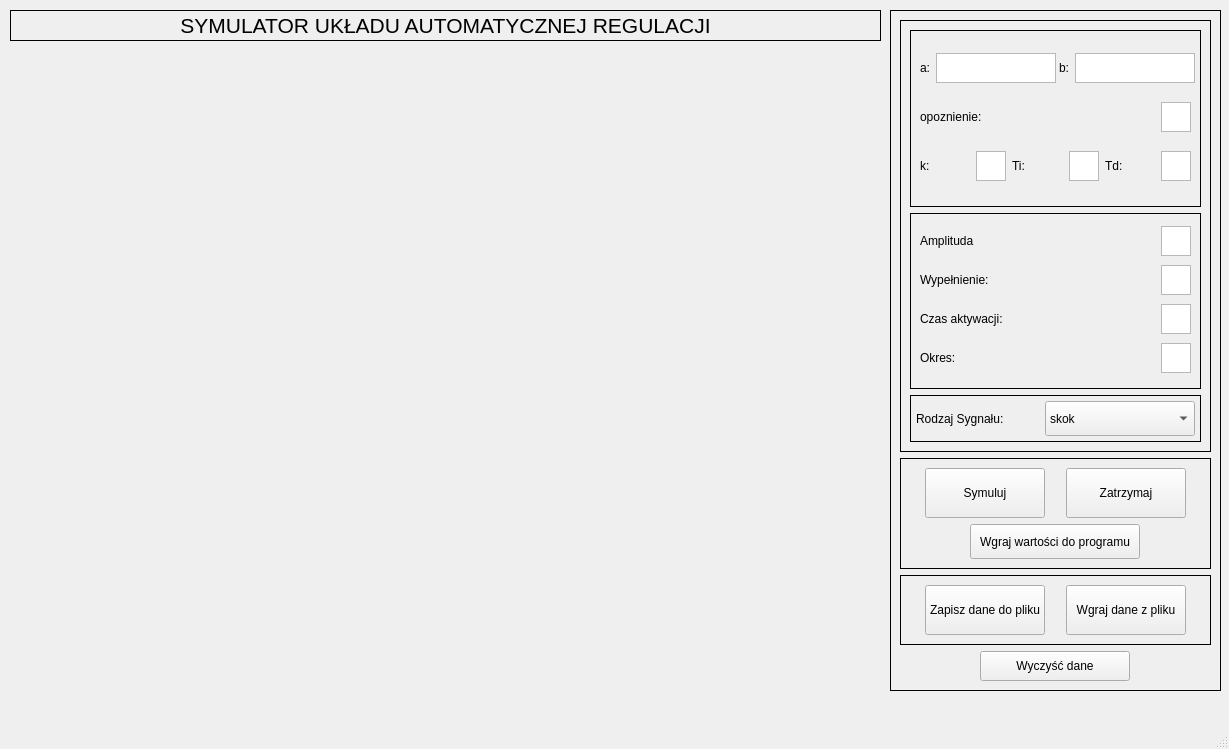
<?xml version="1.0" encoding="UTF-8"?>
<ui version="4.0">
 <class>UkladAutomatycznejRegulacji</class>
 <widget class="QMainWindow" name="UkladAutomatycznejRegulacji">
  <property name="geometry">
   <rect>
    <x>0</x>
    <y>0</y>
    <width>1229</width>
    <height>749</height>
   </rect>
  </property>
  <property name="windowTitle">
   <string>UkladAutomatycznejRegulacji</string>
  </property>
  <property name="iconSize">
   <size>
    <width>32</width>
    <height>32</height>
   </size>
  </property>
  <widget class="QWidget" name="centralwidget">
   <widget class="QCustomPlot" name="customPlot" native="true">
    <property name="geometry">
     <rect>
      <x>10</x>
      <y>40</y>
      <width>871</width>
      <height>641</height>
     </rect>
    </property>
   </widget>
   <widget class="QLabel" name="label_10">
    <property name="geometry">
     <rect>
      <x>10</x>
      <y>10</y>
      <width>871</width>
      <height>31</height>
     </rect>
    </property>
    <property name="font">
     <font>
      <pointsize>16</pointsize>
     </font>
    </property>
    <property name="frameShape">
     <enum>QFrame::Box</enum>
    </property>
    <property name="text">
     <string>SYMULATOR UKŁADU AUTOMATYCZNEJ REGULACJI</string>
    </property>
    <property name="alignment">
     <set>Qt::AlignCenter</set>
    </property>
   </widget>
   <widget class="QWidget" name="layoutWidget">
    <property name="geometry">
     <rect>
      <x>0</x>
      <y>0</y>
      <width>2</width>
      <height>2</height>
     </rect>
    </property>
    <layout class="QVBoxLayout" name="verticalLayout_14"/>
   </widget>
   <widget class="QWidget" name="layoutWidget">
    <property name="geometry">
     <rect>
      <x>0</x>
      <y>0</y>
      <width>2</width>
      <height>2</height>
     </rect>
    </property>
    <layout class="QVBoxLayout" name="verticalLayout_16"/>
   </widget>
   <widget class="QWidget" name="layoutWidget">
    <property name="geometry">
     <rect>
      <x>0</x>
      <y>0</y>
      <width>2</width>
      <height>2</height>
     </rect>
    </property>
    <layout class="QVBoxLayout" name="verticalLayout_17"/>
   </widget>
   <widget class="QFrame" name="frame">
    <property name="geometry">
     <rect>
      <x>890</x>
      <y>10</y>
      <width>331</width>
      <height>681</height>
     </rect>
    </property>
    <property name="frameShape">
     <enum>QFrame::Box</enum>
    </property>
    <layout class="QVBoxLayout" name="verticalLayout_19">
     <item>
      <layout class="QVBoxLayout" name="verticalLayout_18">
       <item>
        <layout class="QVBoxLayout" name="verticalLayout_15">
         <item>
          <widget class="QFrame" name="frame">
           <property name="frameShape">
            <enum>QFrame::Box</enum>
           </property>
           <layout class="QVBoxLayout" name="verticalLayout_13">
            <item>
             <layout class="QVBoxLayout" name="verticalLayout_11">
              <item>
               <layout class="QVBoxLayout" name="verticalLayout_8">
                <item>
                 <layout class="QVBoxLayout" name="verticalLayout_7">
                  <item>
                   <layout class="QVBoxLayout" name="verticalLayout_5">
                    <item>
                     <layout class="QVBoxLayout" name="verticalLayout_3">
                      <item>
                       <widget class="QFrame" name="frame">
                        <property name="frameShape">
                         <enum>QFrame::Box</enum>
                        </property>
                        <layout class="QVBoxLayout" name="verticalLayout_2">
                         <item>
                          <layout class="QHBoxLayout" name="horizontalLayout_2">
                           <item>
                            <layout class="QHBoxLayout" name="horizontalLayout">
                             <item>
                              <widget class="QLabel" name="label">
                               <property name="text">
                                <string>a:</string>
                               </property>
                              </widget>
                             </item>
                             <item>
                              <widget class="QPlainTextEdit" name="te_a">
                               <property name="minimumSize">
                                <size>
                                 <width>120</width>
                                 <height>30</height>
                                </size>
                               </property>
                               <property name="maximumSize">
                                <size>
                                 <width>120</width>
                                 <height>30</height>
                                </size>
                               </property>
                              </widget>
                             </item>
                            </layout>
                           </item>
                           <item>
                            <layout class="QHBoxLayout" name="horizontalLayout_3">
                             <item>
                              <widget class="QLabel" name="label_3">
                               <property name="text">
                                <string>b:</string>
                               </property>
                              </widget>
                             </item>
                             <item>
                              <widget class="QPlainTextEdit" name="te_b">
                               <property name="minimumSize">
                                <size>
                                 <width>120</width>
                                 <height>30</height>
                                </size>
                               </property>
                               <property name="maximumSize">
                                <size>
                                 <width>120</width>
                                 <height>30</height>
                                </size>
                               </property>
                              </widget>
                             </item>
                            </layout>
                           </item>
                          </layout>
                         </item>
                         <item>
                          <layout class="QHBoxLayout" name="horizontalLayout_5">
                           <item>
                            <layout class="QHBoxLayout" name="horizontalLayout_4">
                             <item>
                              <widget class="QLabel" name="label_4">
                               <property name="text">
                                <string>opoznienie:</string>
                               </property>
                              </widget>
                             </item>
                             <item>
                              <widget class="QPlainTextEdit" name="te_opoznienie">
                               <property name="minimumSize">
                                <size>
                                 <width>30</width>
                                 <height>30</height>
                                </size>
                               </property>
                               <property name="maximumSize">
                                <size>
                                 <width>30</width>
                                 <height>30</height>
                                </size>
                               </property>
                              </widget>
                             </item>
                            </layout>
                           </item>
                          </layout>
                         </item>
                         <item>
                          <layout class="QVBoxLayout" name="verticalLayout">
                           <item>
                            <layout class="QHBoxLayout" name="horizontalLayout_11">
                             <item>
                              <layout class="QHBoxLayout" name="horizontalLayout_6">
                               <item>
                                <widget class="QLabel" name="label_6">
                                 <property name="text">
                                  <string>k:</string>
                                 </property>
                                </widget>
                               </item>
                               <item>
                                <widget class="QPlainTextEdit" name="te_k">
                                 <property name="minimumSize">
                                  <size>
                                   <width>30</width>
                                   <height>30</height>
                                  </size>
                                 </property>
                                 <property name="maximumSize">
                                  <size>
                                   <width>30</width>
                                   <height>30</height>
                                  </size>
                                 </property>
                                </widget>
                               </item>
                              </layout>
                             </item>
                             <item>
                              <layout class="QHBoxLayout" name="horizontalLayout_8">
                               <item>
                                <widget class="QLabel" name="label_8">
                                 <property name="text">
                                  <string>Ti:</string>
                                 </property>
                                </widget>
                               </item>
                               <item>
                                <widget class="QPlainTextEdit" name="te_ti">
                                 <property name="minimumSize">
                                  <size>
                                   <width>30</width>
                                   <height>30</height>
                                  </size>
                                 </property>
                                 <property name="maximumSize">
                                  <size>
                                   <width>30</width>
                                   <height>30</height>
                                  </size>
                                 </property>
                                </widget>
                               </item>
                              </layout>
                             </item>
                             <item>
                              <layout class="QHBoxLayout" name="horizontalLayout_9">
                               <item>
                                <widget class="QLabel" name="label_9">
                                 <property name="text">
                                  <string>Td:</string>
                                 </property>
                                </widget>
                               </item>
                               <item>
                                <widget class="QPlainTextEdit" name="te_td">
                                 <property name="minimumSize">
                                  <size>
                                   <width>30</width>
                                   <height>30</height>
                                  </size>
                                 </property>
                                 <property name="maximumSize">
                                  <size>
                                   <width>30</width>
                                   <height>30</height>
                                  </size>
                                 </property>
                                </widget>
                               </item>
                              </layout>
                             </item>
                            </layout>
                           </item>
                          </layout>
                         </item>
                        </layout>
                       </widget>
                      </item>
                      <item>
                       <layout class="QHBoxLayout" name="horizontalLayout_12"/>
                      </item>
                     </layout>
                    </item>
                    <item>
                     <layout class="QVBoxLayout" name="verticalLayout_4">
                      <item>
                       <layout class="QHBoxLayout" name="horizontalLayout_13"/>
                      </item>
                     </layout>
                    </item>
                   </layout>
                  </item>
                  <item>
                   <widget class="QFrame" name="frame">
                    <property name="frameShape">
                     <enum>QFrame::Box</enum>
                    </property>
                    <layout class="QVBoxLayout" name="verticalLayout_6">
                     <item>
                      <layout class="QHBoxLayout" name="horizontalLayout_14">
                       <property name="leftMargin">
                        <number>0</number>
                       </property>
                       <property name="topMargin">
                        <number>0</number>
                       </property>
                       <item>
                        <widget class="QLabel" name="label_12">
                         <property name="text">
                          <string>Amplituda</string>
                         </property>
                        </widget>
                       </item>
                       <item>
                        <widget class="QTextEdit" name="amplituda">
                         <property name="minimumSize">
                          <size>
                           <width>30</width>
                           <height>30</height>
                          </size>
                         </property>
                         <property name="maximumSize">
                          <size>
                           <width>30</width>
                           <height>30</height>
                          </size>
                         </property>
                        </widget>
                       </item>
                      </layout>
                     </item>
                     <item>
                      <layout class="QHBoxLayout" name="horizontalLayout_10">
                       <item>
                        <widget class="QLabel" name="label_11">
                         <property name="text">
                          <string>Wypełnienie:</string>
                         </property>
                        </widget>
                       </item>
                       <item>
                        <widget class="QTextEdit" name="wypelnienie">
                         <property name="minimumSize">
                          <size>
                           <width>30</width>
                           <height>30</height>
                          </size>
                         </property>
                         <property name="maximumSize">
                          <size>
                           <width>30</width>
                           <height>30</height>
                          </size>
                         </property>
                        </widget>
                       </item>
                      </layout>
                     </item>
                     <item>
                      <layout class="QHBoxLayout" name="horizontalLayout_15">
                       <item>
                        <widget class="QLabel" name="label_13">
                         <property name="text">
                          <string>Czas aktywacji:</string>
                         </property>
                        </widget>
                       </item>
                       <item>
                        <widget class="QTextEdit" name="czas_aktywacji">
                         <property name="minimumSize">
                          <size>
                           <width>30</width>
                           <height>30</height>
                          </size>
                         </property>
                         <property name="maximumSize">
                          <size>
                           <width>30</width>
                           <height>30</height>
                          </size>
                         </property>
                        </widget>
                       </item>
                      </layout>
                     </item>
                     <item>
                      <layout class="QHBoxLayout" name="horizontalLayout_16">
                       <item>
                        <widget class="QLabel" name="label_14">
                         <property name="text">
                          <string>Okres:</string>
                         </property>
                        </widget>
                       </item>
                       <item>
                        <widget class="QTextEdit" name="okres">
                         <property name="minimumSize">
                          <size>
                           <width>30</width>
                           <height>30</height>
                          </size>
                         </property>
                         <property name="maximumSize">
                          <size>
                           <width>30</width>
                           <height>30</height>
                          </size>
                         </property>
                        </widget>
                       </item>
                      </layout>
                     </item>
                    </layout>
                   </widget>
                  </item>
                 </layout>
                </item>
               </layout>
              </item>
              <item>
               <layout class="QVBoxLayout" name="verticalLayout_9">
                <item>
                 <widget class="QFrame" name="frame">
                  <property name="frameShape">
                   <enum>QFrame::Box</enum>
                  </property>
                  <layout class="QHBoxLayout" name="horizontalLayout_17">
                   <property name="leftMargin">
                    <number>5</number>
                   </property>
                   <property name="topMargin">
                    <number>5</number>
                   </property>
                   <property name="rightMargin">
                    <number>5</number>
                   </property>
                   <property name="bottomMargin">
                    <number>5</number>
                   </property>
                   <item>
                    <widget class="QLabel" name="label_2">
                     <property name="text">
                      <string>Rodzaj Sygnału:</string>
                     </property>
                    </widget>
                   </item>
                   <item>
                    <widget class="QComboBox" name="comboGWZ">
                     <property name="minimumSize">
                      <size>
                       <width>150</width>
                       <height>35</height>
                      </size>
                     </property>
                     <property name="maximumSize">
                      <size>
                       <width>150</width>
                       <height>50</height>
                      </size>
                     </property>
                     <item>
                      <property name="text">
                       <string>skok</string>
                      </property>
                     </item>
                     <item>
                      <property name="text">
                       <string>sinusoida</string>
                      </property>
                     </item>
                     <item>
                      <property name="text">
                       <string>prostokatny</string>
                      </property>
                     </item>
                    </widget>
                   </item>
                  </layout>
                 </widget>
                </item>
               </layout>
              </item>
             </layout>
            </item>
           </layout>
          </widget>
         </item>
         <item>
          <widget class="QFrame" name="frame">
           <property name="frameShape">
            <enum>QFrame::Box</enum>
           </property>
           <layout class="QVBoxLayout" name="verticalLayout_12">
            <item>
             <layout class="QHBoxLayout" name="horizontalLayout_19">
              <item>
               <widget class="QPushButton" name="symuluj">
                <property name="minimumSize">
                 <size>
                  <width>120</width>
                  <height>50</height>
                 </size>
                </property>
                <property name="maximumSize">
                 <size>
                  <width>120</width>
                  <height>50</height>
                 </size>
                </property>
                <property name="layoutDirection">
                 <enum>Qt::LeftToRight</enum>
                </property>
                <property name="text">
                 <string>Symuluj</string>
                </property>
               </widget>
              </item>
              <item>
               <widget class="QPushButton" name="zatrzymaj">
                <property name="minimumSize">
                 <size>
                  <width>120</width>
                  <height>50</height>
                 </size>
                </property>
                <property name="maximumSize">
                 <size>
                  <width>120</width>
                  <height>50</height>
                 </size>
                </property>
                <property name="layoutDirection">
                 <enum>Qt::LeftToRight</enum>
                </property>
                <property name="text">
                 <string>Zatrzymaj</string>
                </property>
               </widget>
              </item>
             </layout>
            </item>
            <item alignment="Qt::AlignHCenter|Qt::AlignVCenter">
             <widget class="QPushButton" name="wgrajDane">
              <property name="minimumSize">
               <size>
                <width>170</width>
                <height>35</height>
               </size>
              </property>
              <property name="maximumSize">
               <size>
                <width>170</width>
                <height>35</height>
               </size>
              </property>
              <property name="text">
               <string>Wgraj wartości do programu</string>
              </property>
             </widget>
            </item>
           </layout>
          </widget>
         </item>
        </layout>
       </item>
       <item>
        <widget class="QFrame" name="frame">
         <property name="frameShape">
          <enum>QFrame::Box</enum>
         </property>
         <layout class="QHBoxLayout" name="horizontalLayout_20">
          <item>
           <widget class="QPushButton" name="zapisDoPliku">
            <property name="minimumSize">
             <size>
              <width>120</width>
              <height>50</height>
             </size>
            </property>
            <property name="maximumSize">
             <size>
              <width>120</width>
              <height>50</height>
             </size>
            </property>
            <property name="layoutDirection">
             <enum>Qt::LeftToRight</enum>
            </property>
            <property name="text">
             <string>Zapisz dane do pliku</string>
            </property>
           </widget>
          </item>
          <item>
           <widget class="QPushButton" name="wgrajzPliku">
            <property name="minimumSize">
             <size>
              <width>120</width>
              <height>50</height>
             </size>
            </property>
            <property name="maximumSize">
             <size>
              <width>120</width>
              <height>50</height>
             </size>
            </property>
            <property name="layoutDirection">
             <enum>Qt::LeftToRight</enum>
            </property>
            <property name="text">
             <string>Wgraj dane z pliku</string>
            </property>
           </widget>
          </item>
         </layout>
        </widget>
       </item>
      </layout>
     </item>
     <item alignment="Qt::AlignHCenter">
      <widget class="QPushButton" name="wyczyscDane">
       <property name="minimumSize">
        <size>
         <width>150</width>
         <height>30</height>
        </size>
       </property>
       <property name="maximumSize">
        <size>
         <width>150</width>
         <height>50</height>
        </size>
       </property>
       <property name="layoutDirection">
        <enum>Qt::LeftToRight</enum>
       </property>
       <property name="text">
        <string>Wyczyść dane</string>
       </property>
      </widget>
     </item>
    </layout>
   </widget>
  </widget>
  <widget class="QMenuBar" name="menubar">
   <property name="geometry">
    <rect>
     <x>0</x>
     <y>0</y>
     <width>1229</width>
     <height>21</height>
    </rect>
   </property>
  </widget>
  <widget class="QStatusBar" name="statusbar"/>
 </widget>
 <customwidgets>
  <customwidget>
   <class>QCustomPlot</class>
   <extends>QWidget</extends>
   <header>qcustomplot.h</header>
   <container>1</container>
  </customwidget>
 </customwidgets>
 <resources/>
 <connections/>
</ui>
